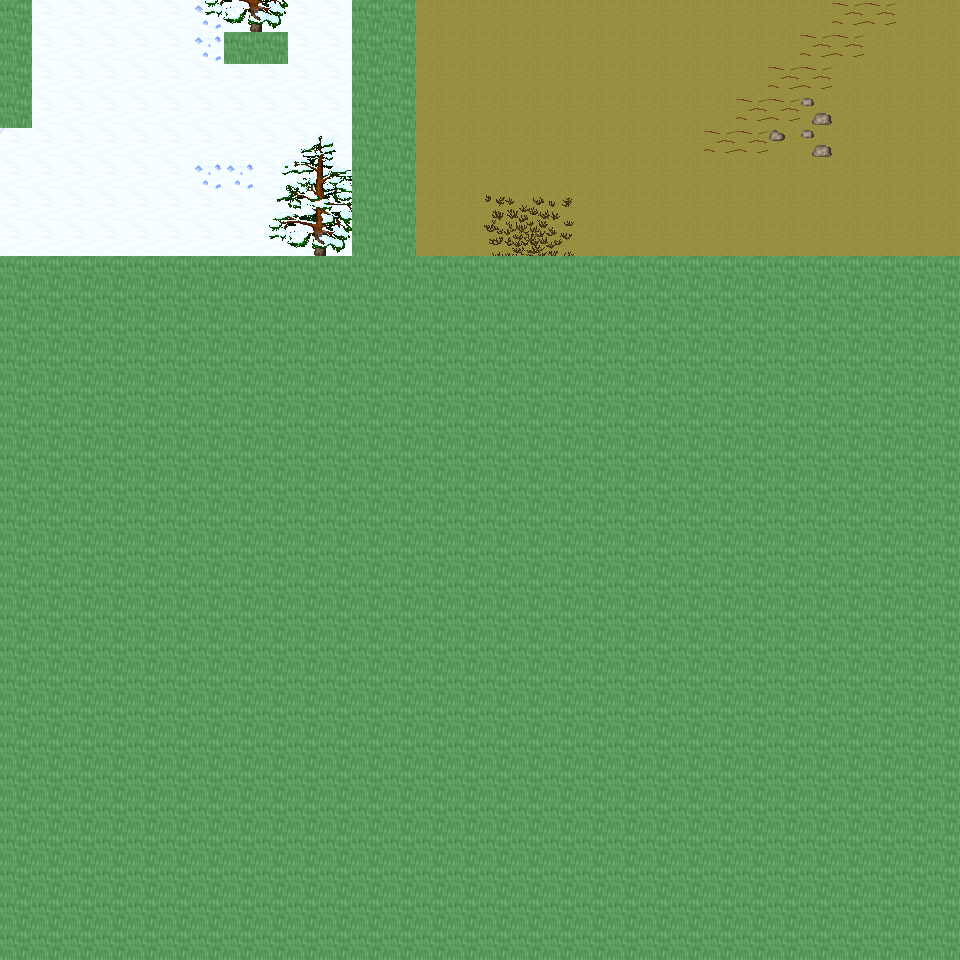

This is a level from a 2D game, rendered from its Tiled map with the project's own tilesets. A one-line summary and the map file follow, with tile-layer data summarised:
An orthogonal 30x30 tile map with 32x32 px tiles, 6 tile layers (Ground, Object, Object2, Above, ...), 49 tilesets and 4 objects (4x mapchange).

<map version="1.0" orientation="orthogonal" renderorder="right-down" width="30" height="30" tilewidth="32" tileheight="32" nextobjectid="5">
  <tileset firstgid="1" name="tileset_ground_ground" tilewidth="32" tileheight="32" tilecount="33" columns="3">
    <image source="../drawable/tileset_ground_ground.png" width="96" height="352" />
  </tileset>
  <tileset firstgid="34" name="tileset_ground_ice_ice" tilewidth="32" tileheight="32" tilecount="3" columns="3">
    <image source="../drawable/tileset_ground_ice_ice.png" width="96" height="32" />
  </tileset>
  <tileset firstgid="37" name="tileset_ground_indoor_brown_hole" tilewidth="32" tileheight="32" tilecount="56" columns="7">
    <image source="../drawable/tileset_ground_indoor_brown_hole.png" width="224" height="256" />
  </tileset>
  <tileset firstgid="93" name="tileset_ground_earth_edges" tilewidth="32" tileheight="32" tilecount="18" columns="6">
    <image source="../drawable/tileset_ground_earth_edges.png" width="192" height="96" />
  </tileset>
  <tileset firstgid="111" name="tileset_ground_rock_pebbles" tilewidth="32" tileheight="32" tilecount="3" columns="1">
    <image source="../drawable/tileset_ground_rock_pebbles.png" width="32" height="96" />
  </tileset>
  <tileset firstgid="114" name="tileset_item_corpse_huge_animal" tilewidth="32" tileheight="32" tilecount="16" columns="2">
    <image source="../drawable/tileset_item_corpse_huge_animal.png" width="64" height="256" />
  </tileset>
  <tileset firstgid="130" name="tileset_plant_flower_daisy_white" tilewidth="32" tileheight="32" tilecount="8" columns="2">
    <image source="../drawable/tileset_plant_flower_daisy_white.png" width="64" height="128" />
  </tileset>
  <tileset firstgid="138" name="tileset_ground_ridge_earth_dark" tilewidth="32" tileheight="32" tilecount="96" columns="12">
    <image source="../drawable/tileset_ground_ridge_earth_dark.png" width="384" height="256" />
  </tileset>
  <tileset firstgid="234" name="tileset_ground_grass_edges" tilewidth="32" tileheight="32" tilecount="36" columns="12">
    <image source="../drawable/tileset_ground_grass_edges.png" width="384" height="96" />
  </tileset>
  <tileset firstgid="270" name="tileset_ground_ridge_ice_2" tilewidth="32" tileheight="32" tilecount="42" columns="7">
    <image source="../drawable/tileset_ground_ridge_ice_2.png" width="224" height="192" />
  </tileset>
  <tileset firstgid="312" name="tileset_ground_ice_glacier" tilewidth="32" tileheight="32" tilecount="1" columns="1">
    <image source="../drawable/tileset_ground_ice_glacier.png" width="32" height="32" />
  </tileset>
  <tileset firstgid="313" name="tileset_plant_bush_large_brown" tilewidth="32" tileheight="32" tilecount="9" columns="3">
    <image source="../drawable/tileset_plant_bush_large_brown.png" width="96" height="96" />
  </tileset>
  <tileset firstgid="322" name="tileset_ground_ridge_ice" tilewidth="32" tileheight="32" tilecount="42" columns="7">
    <image source="../drawable/tileset_ground_ridge_ice.png" width="224" height="192" />
  </tileset>
  <tileset firstgid="364" name="tileset_plant_bush_various_small" tilewidth="32" tileheight="32" tilecount="9" columns="3">
    <image source="../drawable/tileset_plant_bush_various_small.png" width="96" height="96" />
  </tileset>
  <tileset firstgid="373" name="tileset_ground_rock_rocks_2" tilewidth="32" tileheight="32" tilecount="4" columns="2">
    <image source="../drawable/tileset_ground_rock_rocks_2.png" width="64" height="64" />
  </tileset>
  <tileset firstgid="377" name="tileset_ground_brown_2" tilewidth="32" tileheight="32" tilecount="2" columns="1">
    <image source="../drawable/tileset_ground_brown_2.png" width="32" height="64" />
  </tileset>
  <tileset firstgid="379" name="tileset_plant_bush_large_green" tilewidth="32" tileheight="32" tilecount="9" columns="3">
    <image source="../drawable/tileset_plant_bush_large_green.png" width="96" height="96" />
  </tileset>
  <tileset firstgid="388" name="tileset_plant_grasses" tilewidth="32" tileheight="32" tilecount="6" columns="3">
    <image source="../drawable/tileset_plant_grasses.png" width="96" height="64" />
  </tileset>
  <tileset firstgid="394" name="tileset_furniture_table_long_side_on_pale" tilewidth="32" tileheight="32" tilecount="3" columns="3">
    <image source="../drawable/tileset_furniture_table_long_side_on_pale.png" width="96" height="32" />
  </tileset>
  <tileset firstgid="397" name="tileset_item_blood_nsew_stains" tilewidth="32" tileheight="32" tilecount="4" columns="2">
    <image source="../drawable/tileset_item_blood_nsew_stains.png" width="64" height="64" />
  </tileset>
  <tileset firstgid="401" name="tileset_item_blood_floor_stains_2" tilewidth="32" tileheight="32" tilecount="4" columns="2">
    <image source="../drawable/tileset_item_blood_floor_stains_2.png" width="64" height="64" />
  </tileset>
  <tileset firstgid="405" name="tileset_item_statue_grey_stone" tilewidth="32" tileheight="32" tilecount="4" columns="2">
    <image source="../drawable/tileset_item_statue_grey_stone.png" width="64" height="64" />
  </tileset>
  <tileset firstgid="409" name="tileset_item_statue_cross" tilewidth="32" tileheight="32" tilecount="1" columns="1">
    <image source="../drawable/tileset_item_statue_cross.png" width="32" height="32" />
  </tileset>
  <tileset firstgid="410" name="tileset_item_button_gold" tilewidth="32" tileheight="32" tilecount="2" columns="2">
    <image source="../drawable/tileset_item_button_gold.png" width="64" height="32" />
  </tileset>
  <tileset firstgid="412" name="tileset_ground_rock_green_crystal" tilewidth="32" tileheight="32" tilecount="9" columns="3">
    <image source="../drawable/tileset_ground_rock_green_crystal.png" width="96" height="96" />
  </tileset>
  <tileset firstgid="421" name="tileset_item_statue_metal_and_stone" tilewidth="32" tileheight="32" tilecount="6" columns="3">
    <image source="../drawable/tileset_item_statue_metal_and_stone.png" width="96" height="64" />
  </tileset>
  <tileset firstgid="427" name="tileset_ground_ladder_horizontal_pale" tilewidth="32" tileheight="32" tilecount="3" columns="1">
    <image source="../drawable/tileset_ground_ladder_horizontal_pale.png" width="32" height="96" />
  </tileset>
  <tileset firstgid="430" name="tileset_building_fence_fence_chunky" tilewidth="32" tileheight="32" tilecount="21" columns="3">
    <image source="../drawable/tileset_building_fence_fence_chunky.png" width="96" height="224" />
  </tileset>
  <tileset firstgid="451" name="tileset_plant_bush_bushes" tilewidth="32" tileheight="32" tilecount="10" columns="5">
    <image source="../drawable/tileset_plant_bush_bushes.png" width="160" height="64" />
  </tileset>
  <tileset firstgid="461" name="tileset_item_blood_floor_stain" tilewidth="32" tileheight="32" tilecount="1" columns="1">
    <image source="../drawable/tileset_item_blood_floor_stain.png" width="32" height="32" />
  </tileset>
  <tileset firstgid="462" name="tileset_item_corpse_skull_dark" tilewidth="32" tileheight="32" tilecount="2" columns="2">
    <image source="../drawable/tileset_item_corpse_skull_dark.png" width="64" height="32" />
  </tileset>
  <tileset firstgid="464" name="tileset_logic_collision" tilewidth="32" tileheight="32" tilecount="1" columns="1">
    <image source="../drawable/tileset_logic_collision.png" width="32" height="32" />
  </tileset>
  <tileset firstgid="465" name="tileset_plant_tree_taller_trees" tilewidth="32" tileheight="32" tilecount="32" columns="8">
    <image source="../drawable/tileset_plant_tree_taller_trees.png" width="256" height="128" />
  </tileset>
  <tileset firstgid="497" name="tileset_building_wall_int_clay" tilewidth="32" tileheight="32" tilecount="100" columns="10">
    <image source="../drawable/tileset_building_wall_int_clay.png" width="320" height="320" />
  </tileset>
  <tileset firstgid="597" name="tileset_plant_tree_pine_tree" tilewidth="32" tileheight="32" tilecount="20" columns="4">
    <image source="../drawable/tileset_plant_tree_pine_tree.png" width="128" height="160" />
  </tileset>
  <tileset firstgid="617" name="tileset_plant_tree_pine_tree_1" tilewidth="32" tileheight="32" tilecount="20" columns="4">
    <image source="../drawable/tileset_plant_tree_pine_tree_1.png" width="128" height="160" />
  </tileset>
  <tileset firstgid="637" name="tileset_plant_stump_hollow_logs" tilewidth="32" tileheight="32" tilecount="6" columns="3">
    <image source="../drawable/tileset_plant_stump_hollow_logs.png" width="96" height="64" />
  </tileset>
  <tileset firstgid="643" name="tileset_plant_stump_small_stump" tilewidth="32" tileheight="32" tilecount="4" columns="2">
    <image source="../drawable/tileset_plant_stump_small_stump.png" width="64" height="64" />
  </tileset>
  <tileset firstgid="647" name="tileset_plant_stump_stump_snow1" tilewidth="32" tileheight="32" tilecount="2" columns="2">
    <image source="../drawable/tileset_plant_stump_stump_snow1.png" width="64" height="32" />
  </tileset>
  <tileset firstgid="649" name="tileset_plant_stump_stump_snow" tilewidth="32" tileheight="32" tilecount="2" columns="2">
    <image source="../drawable/tileset_plant_stump_stump_snow.png" width="64" height="32" />
  </tileset>
  <tileset firstgid="651" name="tileset_building_decoration_rocks" tilewidth="32" tileheight="32" tilecount="6" columns="3">
    <image source="../drawable/tileset_building_decoration_rocks.png" width="96" height="64" />
  </tileset>
  <tileset firstgid="657" name="tileset_ground_rock_rocks" tilewidth="32" tileheight="32" tilecount="4" columns="2">
    <image source="../drawable/tileset_ground_rock_rocks.png" width="64" height="64" />
  </tileset>
  <tileset firstgid="661" name="tileset_ground_grass_corners" tilewidth="32" tileheight="32" tilecount="24" columns="6">
    <image source="../drawable/tileset_ground_grass_corners.png" width="192" height="128" />
  </tileset>
  <tileset firstgid="685" name="tileset_plant_lily_pads" tilewidth="32" tileheight="32" tilecount="2" columns="1">
    <image source="../drawable/tileset_plant_lily_pads.png" width="32" height="64" />
  </tileset>
  <tileset firstgid="687" name="tileset_plant_tree_snow_on_pine" tilewidth="32" tileheight="32" tilecount="20" columns="4">
    <image source="../drawable/tileset_plant_tree_snow_on_pine.png" width="128" height="160" />
  </tileset>
  <tileset firstgid="707" name="tileset_ground_stonecircle" tilewidth="32" tileheight="32" tilecount="81" columns="9">
    <image source="../drawable/tileset_ground_stonecircle.png" width="288" height="288" />
  </tileset>
  <tileset firstgid="788" name="tileset_object_rotating_crystal" tilewidth="32" tileheight="32" tilecount="48" columns="8">
    <image source="../drawable/tileset_object_rotating_crystal.png" width="256" height="192" />
  </tileset>
  <tileset firstgid="836" name="tileset_building_wall_int_sandstone" tilewidth="32" tileheight="32" tilecount="15" columns="3">
    <image source="../drawable/tileset_building_wall_int_sandstone.png" width="96" height="160" />
  </tileset>
  <tileset firstgid="851" name="tileset_building_ice_tower" tilewidth="32" tileheight="32" tilecount="252" columns="9">
    <image source="../drawable/tileset_building_ice_tower.png" width="288" height="896" />
  </tileset>
  <layer name="Ground" width="30" height="30">
    <data>[900 cells, 240 non-empty, 2 distinct tile ids]</data>
  </layer>
  <layer name="Object" width="30" height="30">
    <data>[900 cells, 46 non-empty, 18 distinct tile ids]</data>
  </layer>
  <layer name="Object2" width="30" height="30">
    <data>[900 cells, 0 non-empty, 0 distinct tile ids]</data>
  </layer>
  <layer name="Above" width="30" height="30">
    <data>[900 cells, 21 non-empty, 17 distinct tile ids]</data>
  </layer>
  <layer name="Above2" width="30" height="30">
    <data>[900 cells, 0 non-empty, 0 distinct tile ids]</data>
  </layer>
  <layer name="Walkable" width="30" height="30">
    <data>[900 cells, 682 non-empty, 1 distinct tile ids]</data>
  </layer>
  <objectgroup name="MapEvents">
    <object id="1" name="north" type="mapchange" x="32" y="0" width="320" height="32">
      <properties>
        <property name="map" value="0_ados_mountain_n2_w2_x2_y3" />
        <property name="place" value="south" />
      </properties>
    </object>
    <object id="2" name="north2" type="mapchange" x="416" y="0" width="544" height="32">
      <properties>
        <property name="map" value="0_ados_mountain_n2_w2_x2_y3" />
        <property name="place" value="south2" />
      </properties>
    </object>
    <object id="3" name="west" type="mapchange" x="0" y="128" width="32" height="128">
      <properties>
        <property name="map" value="0_ados_mountain_n2_w2_x1_y4" />
        <property name="place" value="east" />
      </properties>
    </object>
    <object id="4" name="east" type="mapchange" x="928" y="0" width="32" height="256">
      <properties>
        <property name="map" value="0_ados_mountain_n2_w2_x3_y4" />
        <property name="place" value="west" />
      </properties>
    </object>
  </objectgroup>
</map>
